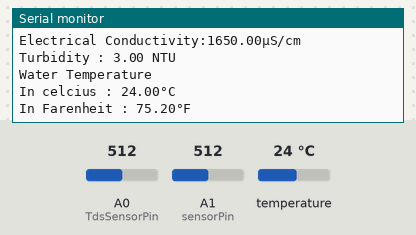
The sketch below on a simulated Arduino Uno, built with avr-gcc and run on an emulated ATmega328P. On the bench: the last lines printed to the serial monitor. Inputs (shaded band) come from the test bench; at power-on: temperature 24 °C, A0 (TdsSensorPin) = 512, A1 (sensorPin) = 512.

Above: at 3.2 s.
3.3 s: temperature set to 12 °C
At 4.7 s:
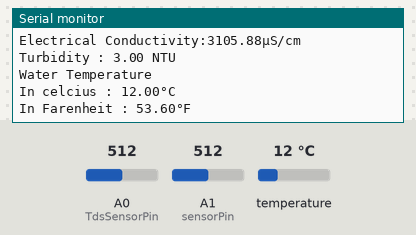
4.8 s: A0 (TdsSensorPin) set to 716
6.3 s: A1 (sensorPin) set to 716
7.8 s: temperature set to 19 °C
9.3 s: A0 (TdsSensorPin) set to 810
At 10.1 s:
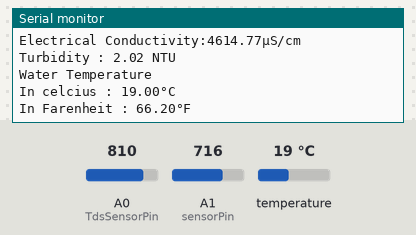
10.8 s: A1 (sensorPin) set to 810
Timing chart, 0 to 13.3 s (numbered marks = the images above; inputs shaded):
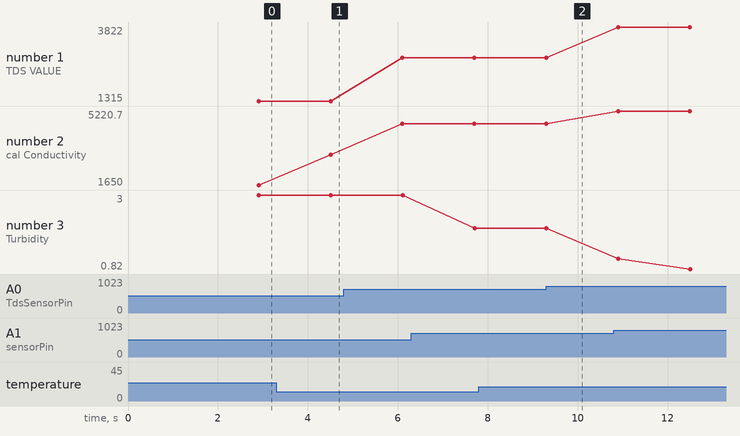

The sketch:

Water.ino
```cpp
#include <Wire.h>
#include <EEPROM.h>
#include "GravityTDS.h"
#include <OneWire.h>
#include <DallasTemperature.h>


#define ONE_WIRE_BUS 5
OneWire oneWire(ONE_WIRE_BUS);
DallasTemperature sensors(&oneWire);

 float Celcius=0;
 float Fahrenheit=0;

String str;
int sensorPin = A1;
float volt;
float ntu;
float aref = 3.3;
#define TdsSensorPin A0
double waterTemp = 400.00;
float ec = 0;
float ecCalibration = 1;

float temperature = 25,tdsValue = 0;
GravityTDS gravityTds;

void setup()
{
  Serial.begin(115200);
  sensors.begin();
  gravityTds.setPin(TdsSensorPin);
  gravityTds.setAref(5.0);  //reference voltage on ADC, default 5.0V on Arduino UNO
  gravityTds.setAdcRange(1024);  //1024 for 10bit ADC;4096 for 12bit ADC
  gravityTds.begin();  //initialization
  delay(2000);

}

void loop()
{
    sensors.requestTemperatures();
    Celcius=sensors.getTempCByIndex(0);
    Fahrenheit=sensors.toFahrenheit(Celcius);
    waterTemp  = waterTemp*0.0625;
    float rawEc = analogRead(TdsSensorPin) * aref / 1024.0; // read the analog value more stable by the median filtering algorithm, and convert to voltage value
    float temperatureCoefficient = 1.0 + 0.02 * (waterTemp - 25.0);

    ec = (rawEc / temperatureCoefficient) *ecCalibration*1000; // temperature and calibration compensation

    gravityTds.setTemperature(temperature);  // set the temperature and execute temperature compensation
    gravityTds.update();  //sample and calculate
    tdsValue = gravityTds.getTdsValue();  // then get the value

    volt = 0;
    int s = analogRead(sensorPin);
    for(int i=0; i<800; i++)
    {
        volt += ((float)analogRead(sensorPin)/1023)*5;
    }
    volt = volt/800;
    volt = round_to_dp(volt,2);
    if(volt < 2.5){
      ntu = 3;
    }else{
      ntu = -1120.4*square(volt)+5742.3*volt-4353.8;
      ntu = ntu/1000;
    }

    Serial.print("TDS VALUE:");
    Serial.print(tdsValue,0);
    Serial.println("ppm");
    Serial.print("Electrical Conductivity:");
    Serial.print(ec);
    Serial.println("μS/cm");

    Serial.print("Turbidity : ");
    Serial.print(ntu);
    Serial.println(" NTU");
    Serial.println();
   Serial.println("Water Temperature ");
   Serial.print("In celcius : ");
   Serial.print(Celcius);
   Serial.println("°C");
   Serial.print("In Farenheit : ");
   Serial.print(Fahrenheit);
   Serial.println("°F");
   Serial.println();
    delay(700);
}

float round_to_dp( float in_value, int decimal_place )
{
  float multiplier = powf( 10.0f, decimal_place );
  in_value = roundf( in_value * multiplier ) / multiplier;
  return in_value;
}
```

Measured:
- after the input at 3.3 s, the serial monitor: prints a new line after 1.2 s (image 1)
- plotted number 1: 1315 → 2786 after the input at 4.8 s
- plotted number 2: 3105.88 → 4596.89 after the input at 4.8 s
- plotted number 3: 3 → 2.02 after the input at 6.3 s, 2.02 → 0.82 after the input at 10.8 s
